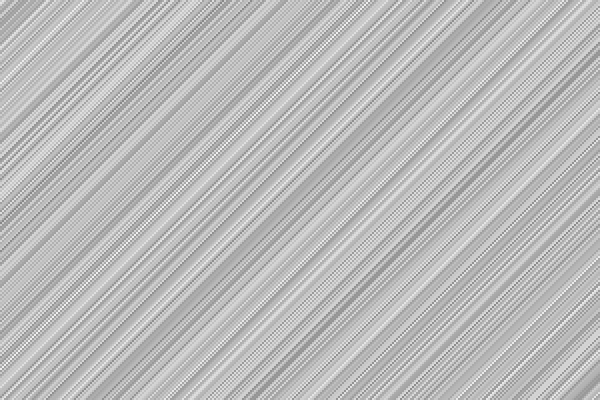
Frame 1 (no input)
Frame 60 (the mouse pressed at the canvas centre just before this capture): identical to frame 1, image omitted
Frame 120 (the mouse held since frame 60 and released just before this capture): identical to frame 1, image omitted

The Processing sketch that drew this single still picture (run headless with seeded random() and noise(); from frame 60 on, the mouse is pressed at the canvas centre):

// Processing sketch: perlin
// ── perlin.pde
int scale = 2, rows, cols;

void setup() {
  size(600, 400);
  rows = height/scale;
  cols = width/scale;
}

void draw() {
  background(255);
  noStroke();
  for(int i=0;i<height;i+=scale) {
    for(int j=0;j<width;j+=scale) {
      float n = noise(i+j);
      float clr = map(n, -1, 1, 0, 255);
      fill(clr);
      rect(j, i, scale, scale);
    }
  }
}
